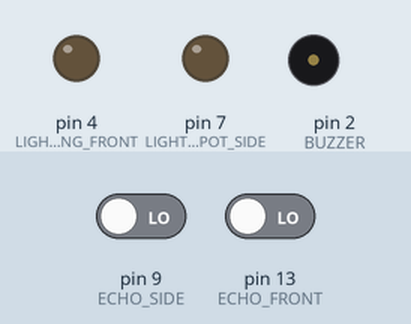
Simulated run of this sketch. Board: Arduino Uno, built with avr-gcc and run on an emulated ATmega328P. On the bench: output pins drawn as LEDs (lit = HIGH), buzzer (waves = sounding). The inputs (shaded band) are chosen by the test bench; at power-on: pin 9 (ECHO_SIDE) LOW, pin 13 (ECHO_FRONT) LOW. Pins used as bus, display or sensor lines are not drawn; what the sketch prints to the serial monitor is not drawn.

Above: at 0.1 s.
At 1.1 s:
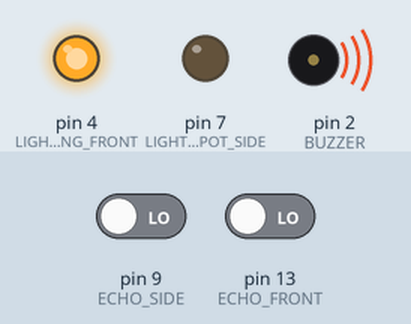
Timing chart, 0 to 2.6 s (numbered marks = the images above):
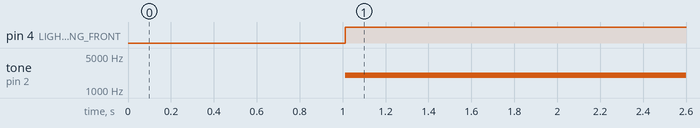

The sketch:

MiniCarReplica.ino
```cpp
const int BUZZER=2;
const int ECHO_FRONT=13;
const int TRIG_FRONT=12;
const int ECHO_SIDE=9;
const int TRIG_SIDE=8;
const int LIGHT_PARKING_WARNING_FRONT=4;
const int LIGHT_BLIND_SPOT_SIDE=7;


void setup() {
  pinMode(BUZZER,OUTPUT);
  pinMode(TRIG_FRONT,OUTPUT);
  pinMode(ECHO_FRONT,INPUT);
  pinMode(LIGHT_PARKING_WARNING_FRONT,OUTPUT);
  pinMode(TRIG_SIDE,OUTPUT);
  pinMode(ECHO_SIDE,INPUT);
  pinMode(LIGHT_BLIND_SPOT_SIDE,OUTPUT);
   Serial.begin(9600);
}

long timeToObject(int trigPin, int echoPin) {
 //Make sure that there is no wave
 //that has been sent
  digitalWrite(trigPin,LOW);
  delay(2);

  //Send wave to get timeToFront then
  //convert to distance
  digitalWrite(trigPin,HIGH);
  delay(10);
  digitalWrite(trigPin,LOW);
  return pulseIn(echoPin,HIGH);
}

 //Begins to buzz rapidly for the person parking the car
 //Will buzz one constant note when the user should stop moving the car
void buzzAndLight() {
  int distFront=timeToObject(TRIG_FRONT,ECHO_FRONT)*0.034/2;
  if(distFront < 50 && distFront >= 7) {
  digitalWrite(LIGHT_PARKING_WARNING_FRONT,HIGH);
  tone(BUZZER,2000);
  delay(distFront*8);
  digitalWrite(LIGHT_PARKING_WARNING_FRONT,LOW);
  noTone(BUZZER);
  delay(distFront*8);

  }else if(distFront < 7){
    digitalWrite(LIGHT_PARKING_WARNING_FRONT,HIGH);
    tone(BUZZER,2000);
  }
  else{
    noTone(BUZZER);
    digitalWrite(LIGHT_PARKING_WARNING_FRONT,LOW);
  }
}

void checkBlindSpot() {
int distSide=(timeToObject(TRIG_SIDE,ECHO_SIDE)*0.034/2);
Serial.println(distSide);
if(distSide > 5 && distSide < 25) {
  digitalWrite(LIGHT_BLIND_SPOT_SIDE,HIGH);
 }
else{
  digitalWrite(LIGHT_BLIND_SPOT_SIDE,LOW);
 }
}

void loop() {
   //Convert time to centimetres for the front
   //to get distance for front ultrasonic sensor
   buzzAndLight();
   checkBlindSpot();
}
```

Measured:
- by itself, pin 4 (LIGHT_PARKING_WARNING_FRONT): LOW → HIGH at 1.0 s
- by itself, tone on pin 2 (BUZZER): silent → 2000 Hz at 1.0 s
